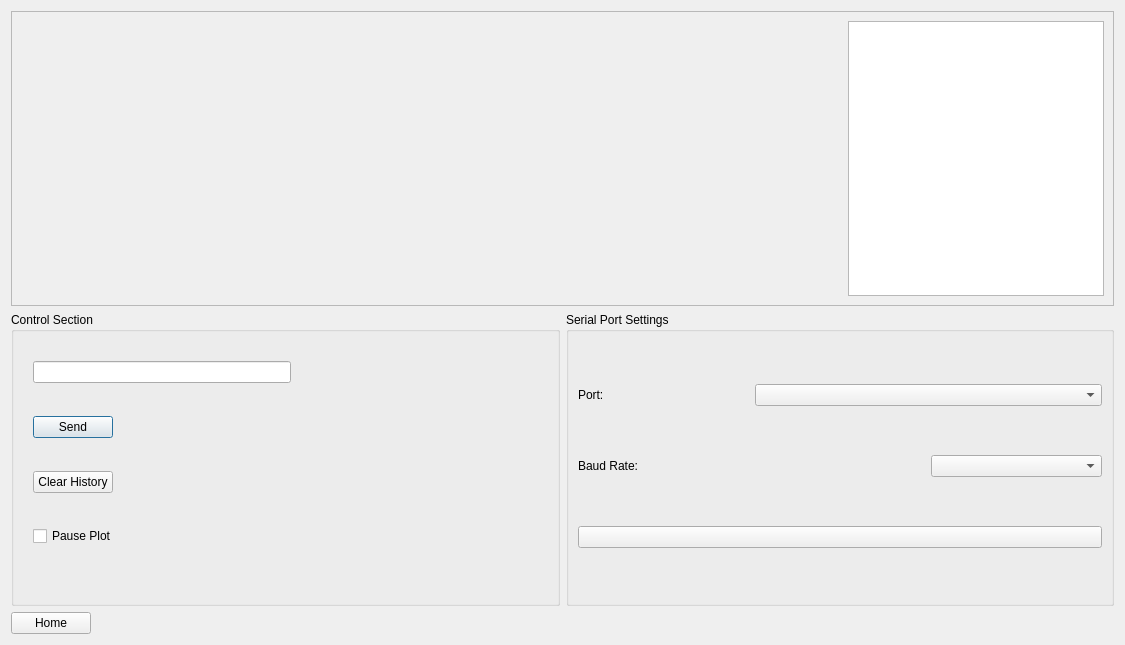
<?xml version="1.0" encoding="UTF-8"?>
<ui version="4.0">
 <class>service</class>
 <widget class="QDialog" name="service">
  <property name="geometry">
   <rect>
    <x>0</x>
    <y>0</y>
    <width>1125</width>
    <height>645</height>
   </rect>
  </property>
  <property name="windowTitle">
   <string>Dialog</string>
  </property>
  <layout class="QVBoxLayout" name="verticalLayout_2">
   <item>
    <widget class="QFrame" name="frame">
     <property name="frameShape">
      <enum>QFrame::StyledPanel</enum>
     </property>
     <property name="frameShadow">
      <enum>QFrame::Raised</enum>
     </property>
     <layout class="QHBoxLayout" name="horizontalLayout_2">
      <item>
       <widget class="QCustomPlot" name="customPlot" native="true">
        <property name="sizePolicy">
         <sizepolicy hsizetype="Minimum" vsizetype="Preferred">
          <horstretch>0</horstretch>
          <verstretch>0</verstretch>
         </sizepolicy>
        </property>
       </widget>
      </item>
      <item>
       <widget class="QTextEdit" name="receiveDataTextEdit">
        <property name="sizePolicy">
         <sizepolicy hsizetype="Maximum" vsizetype="Preferred">
          <horstretch>0</horstretch>
          <verstretch>0</verstretch>
         </sizepolicy>
        </property>
       </widget>
      </item>
     </layout>
    </widget>
   </item>
   <item>
    <layout class="QVBoxLayout" name="verticalLayout">
     <property name="topMargin">
      <number>0</number>
     </property>
     <item>
      <layout class="QHBoxLayout" name="horizontalLayout_4">
       <property name="topMargin">
        <number>0</number>
       </property>
       <property name="bottomMargin">
        <number>0</number>
       </property>
       <item>
        <widget class="QGroupBox" name="groupBox_2">
         <property name="title">
          <string>Control Section</string>
         </property>
         <widget class="QWidget" name="layoutWidget">
          <property name="geometry">
           <rect>
            <x>22</x>
            <y>22</y>
            <width>258</width>
            <height>241</height>
           </rect>
          </property>
          <layout class="QVBoxLayout" name="verticalLayout_3">
           <item>
            <widget class="QLineEdit" name="sendMessageLineEdit"/>
           </item>
           <item>
            <widget class="QPushButton" name="sendButton">
             <property name="sizePolicy">
              <sizepolicy hsizetype="Maximum" vsizetype="Fixed">
               <horstretch>0</horstretch>
               <verstretch>0</verstretch>
              </sizepolicy>
             </property>
             <property name="text">
              <string>Send</string>
             </property>
            </widget>
           </item>
           <item>
            <widget class="QPushButton" name="clearHistoryButton">
             <property name="sizePolicy">
              <sizepolicy hsizetype="Maximum" vsizetype="Fixed">
               <horstretch>0</horstretch>
               <verstretch>0</verstretch>
              </sizepolicy>
             </property>
             <property name="text">
              <string>Clear History</string>
             </property>
            </widget>
           </item>
           <item>
            <widget class="QCheckBox" name="pausePlotCheckBox">
             <property name="text">
              <string>Pause Plot</string>
             </property>
            </widget>
           </item>
          </layout>
         </widget>
        </widget>
       </item>
       <item>
        <widget class="QGroupBox" name="groupBox">
         <property name="title">
          <string>Serial Port Settings</string>
         </property>
         <layout class="QGridLayout" name="gridLayout">
          <item row="1" column="0" colspan="2">
           <widget class="QLabel" name="label_2">
            <property name="text">
             <string>Baud Rate:</string>
            </property>
           </widget>
          </item>
          <item row="0" column="1" colspan="2">
           <widget class="QComboBox" name="serialPortComboBox"/>
          </item>
          <item row="1" column="2">
           <widget class="QComboBox" name="baudRateComboBox"/>
          </item>
          <item row="0" column="0">
           <widget class="QLabel" name="label">
            <property name="text">
             <string>Port:</string>
            </property>
           </widget>
          </item>
          <item row="2" column="0" colspan="3">
           <widget class="QPushButton" name="connectButton">
            <property name="text">
             <string/>
            </property>
           </widget>
          </item>
         </layout>
        </widget>
       </item>
      </layout>
     </item>
    </layout>
   </item>
   <item>
    <widget class="QPushButton" name="homebtn">
     <property name="sizePolicy">
      <sizepolicy hsizetype="Maximum" vsizetype="Fixed">
       <horstretch>0</horstretch>
       <verstretch>0</verstretch>
      </sizepolicy>
     </property>
     <property name="text">
      <string>Home</string>
     </property>
    </widget>
   </item>
  </layout>
 </widget>
 <customwidgets>
  <customwidget>
   <class>QCustomPlot</class>
   <extends>QWidget</extends>
   <header location="global">qcustomplot.h</header>
   <container>1</container>
  </customwidget>
 </customwidgets>
 <resources/>
 <connections/>
</ui>
